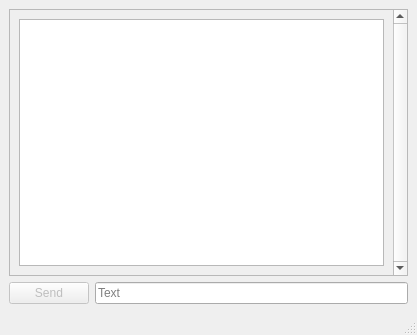
<?xml version="1.0" encoding="UTF-8"?>
<ui version="4.0">
 <class>MainWindow</class>
 <widget class="QMainWindow" name="MainWindow">
  <property name="geometry">
   <rect>
    <x>0</x>
    <y>0</y>
    <width>417</width>
    <height>335</height>
   </rect>
  </property>
  <property name="windowTitle">
   <string>Wow such chat</string>
  </property>
  <widget class="QWidget" name="centralwidget">
   <layout class="QVBoxLayout" name="verticalLayout">
    <item>
     <widget class="QScrollArea" name="scrollArea">
      <property name="verticalScrollBarPolicy">
       <enum>Qt::ScrollBarAlwaysOn</enum>
      </property>
      <property name="widgetResizable">
       <bool>true</bool>
      </property>
      <property name="alignment">
       <set>Qt::AlignBottom|Qt::AlignLeading|Qt::AlignLeft</set>
      </property>
      <widget class="QWidget" name="scrollAreaWidgetContents">
       <property name="geometry">
        <rect>
         <x>0</x>
         <y>0</y>
         <width>384</width>
         <height>233</height>
        </rect>
       </property>
       <layout class="QVBoxLayout" name="verticalLayout_3">
        <item>
         <layout class="QVBoxLayout" name="chatLayout">
          <item>
           <widget class="QTextEdit" name="textEdit"/>
          </item>
         </layout>
        </item>
       </layout>
      </widget>
     </widget>
    </item>
    <item>
     <layout class="QHBoxLayout" name="horizontalLayout">
      <item>
       <widget class="QPushButton" name="sendButton">
        <property name="enabled">
         <bool>false</bool>
        </property>
        <property name="sizePolicy">
         <sizepolicy hsizetype="Maximum" vsizetype="Fixed">
          <horstretch>0</horstretch>
          <verstretch>0</verstretch>
         </sizepolicy>
        </property>
        <property name="text">
         <string>Send</string>
        </property>
       </widget>
      </item>
      <item>
       <widget class="QLineEdit" name="textLineEdit">
        <property name="placeholderText">
         <string>Text</string>
        </property>
       </widget>
      </item>
     </layout>
    </item>
   </layout>
  </widget>
  <widget class="QMenuBar" name="menubar">
   <property name="geometry">
    <rect>
     <x>0</x>
     <y>0</y>
     <width>417</width>
     <height>25</height>
    </rect>
   </property>
  </widget>
  <widget class="QStatusBar" name="statusbar"/>
 </widget>
 <resources/>
 <connections/>
</ui>
